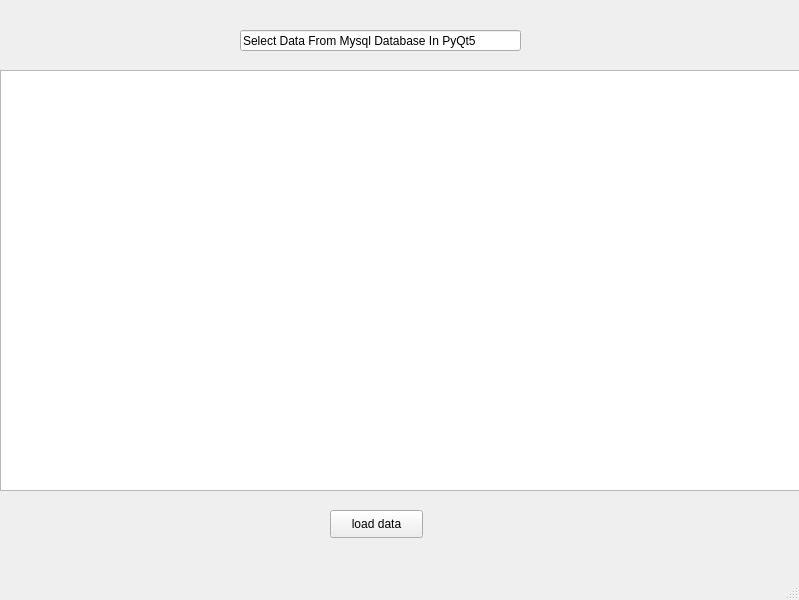
<?xml version="1.0" encoding="UTF-8"?>
<ui version="4.0">
 <class>MainWindow</class>
 <widget class="QMainWindow" name="MainWindow">
  <property name="geometry">
   <rect>
    <x>0</x>
    <y>0</y>
    <width>799</width>
    <height>600</height>
   </rect>
  </property>
  <property name="windowTitle">
   <string>MainWindow</string>
  </property>
  <widget class="QWidget" name="centralwidget">
   <widget class="QLineEdit" name="lineEdit">
    <property name="geometry">
     <rect>
      <x>240</x>
      <y>30</y>
      <width>281</width>
      <height>21</height>
     </rect>
    </property>
    <property name="text">
     <string>Select Data From Mysql Database In PyQt5</string>
    </property>
   </widget>
   <widget class="QTextEdit" name="textEdit">
    <property name="geometry">
     <rect>
      <x>0</x>
      <y>70</y>
      <width>801</width>
      <height>421</height>
     </rect>
    </property>
   </widget>
   <widget class="QPushButton" name="pushButton">
    <property name="geometry">
     <rect>
      <x>330</x>
      <y>510</y>
      <width>93</width>
      <height>28</height>
     </rect>
    </property>
    <property name="text">
     <string>load data</string>
    </property>
   </widget>
  </widget>
  <widget class="QStatusBar" name="statusbar"/>
 </widget>
 <resources/>
 <connections/>
</ui>
